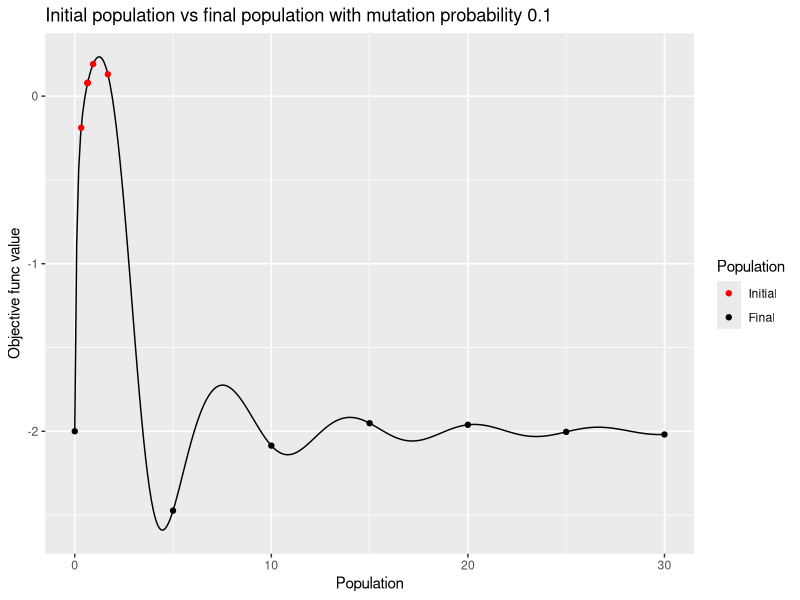
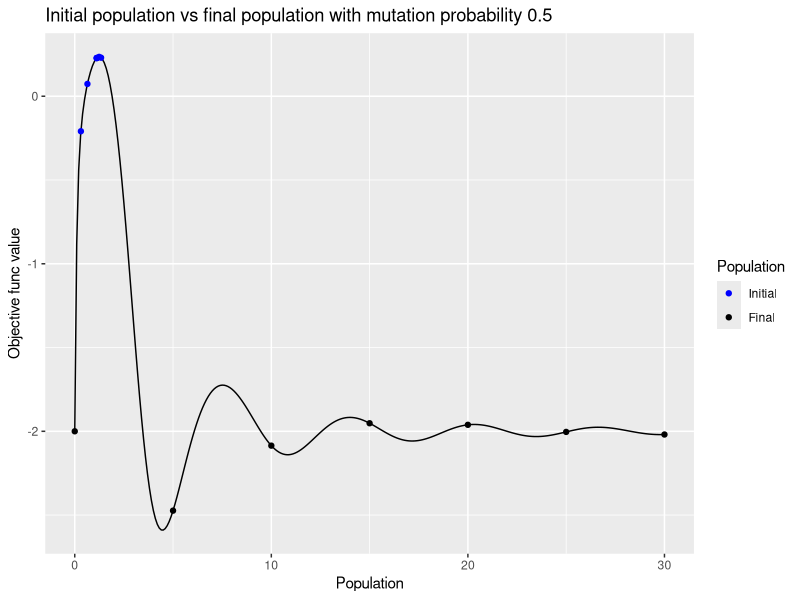
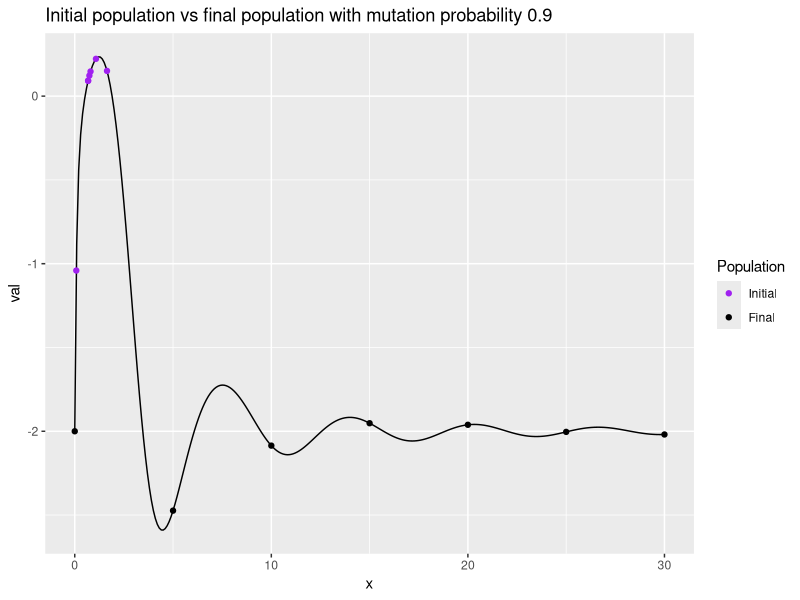

Here is the R script that generated these plots, in order:
## ---- chunk 1
knitr::opts_chunk$set(
	echo = TRUE,
	eval=TRUE,
	message = FALSE,
	warning = FALSE,
	comment = NA
)
library(ggplot2)

## ---- chunk 2
#objective function . This is used to check the fitness of the population
funcs <- function(x){
    frst_trm = x^2/exp(x)
    scnd_trm = 2*exp(-(9*sin(x))/((x^2)+x+1))
    
    y <- frst_trm - scnd_trm
    return(y)
}
    
## ---- chunk 3
#Produce new kid
crossover <- function(x,y){
    return((x+y)/4)
}
## ---- chunk 4
#Mutate the kid
mutate <- function(x) {
    return((x^2)%%30)
}
## ---- chunk 5
genetic_algorithm <- function(maxiter,mutprob) {
    x = seq(0,30,by=5)
    
    Values <- funcs(x)
    max_obj_func <- 0
    
    for(i in 1: maxiter) {
        s <- sample(1:7,2)         #Two index is randomly sampled from population
        
#Find the victim which has the least objectiv func       
        victim <- order(Values)[1]  
        kid <- crossover(x[s[1]],x[s[2]])  #Send the kids for the crossover      
        
        u <- runif(1,0,1)           #Using random find check if we can mutate the kid
        if(mutprob>u)
            kid <- mutate(kid)
        
        x <- replace(x,victim,kid)
        
        new_val <- funcs(kid)  #calculate objective function with respect to the new kid
        Values <-replace(Values,victim,new_val) #Update the resultant objective function
    }
    
    
    return(list(x,Values))
}

gene_algo1 <- genetic_algorithm(10100,0.1)
gene_algo2 <- genetic_algorithm(10100,0.5)
gene_algo3 <- genetic_algorithm(10100,0.9)

 x <- seq(0,30,by=0.1)
 val <- funcs(x)
 
 data_pt <- cbind(x=x,val=val)
 data_pt <- as.data.frame(data_pt)
 
 x_ini=seq(0,30,by=5)
 y_ini=funcs(x_ini)
## ---- chunk 6
 ggplot() + geom_line(aes(x=x,y=val))+
     geom_point(aes(x=x_ini,y=y_ini,color="y_ini"))+
     geom_point(aes(x=gene_algo1[[1]],y=gene_algo1[[2]],color="y"))+
     ggtitle("Initial population vs final population with mutation probability 0.1")+
     labs(y = "Objective func value",x="Population") +
     scale_color_manual(name="Population", 
                        labels = c("Initial",
                                   "Final"), 
                        values = c("y_ini"="black", 
                                   "y"="red"))
    
## ---- chunk 7
 ggplot() + geom_line(aes(x=x,y=val))+
     geom_point(aes(x=x_ini,y=y_ini,color="y_ini"))+
     geom_point(aes(x=gene_algo2[[1]],y=gene_algo2[[2]],color="y"))+
     ggtitle("Initial population vs final population with mutation probability 0.5")+
     labs(y = "Objective func value",x="Population") +
     scale_color_manual(name="Population", 
                        labels = c("Initial",
                                   "Final"), 
                        values = c("y_ini"="black", 
                                   "y"="blue"))
    
## ---- chunk 8
 ggplot() + geom_line(aes(x=x,y=val))+
     geom_point(aes(x=x_ini,y=y_ini,color="y_ini"))+
     geom_point(aes(x=gene_algo3[[1]],y=gene_algo3[[2]],color="y"))+
     ggtitle("Initial population vs final population with mutation probability 0.9")+
              scale_color_manual(name="Population", 
                        labels = c("Initial",
                                   "Final"), 
                        values = c("y_ini"="black", 
                                   "y"="purple"))
